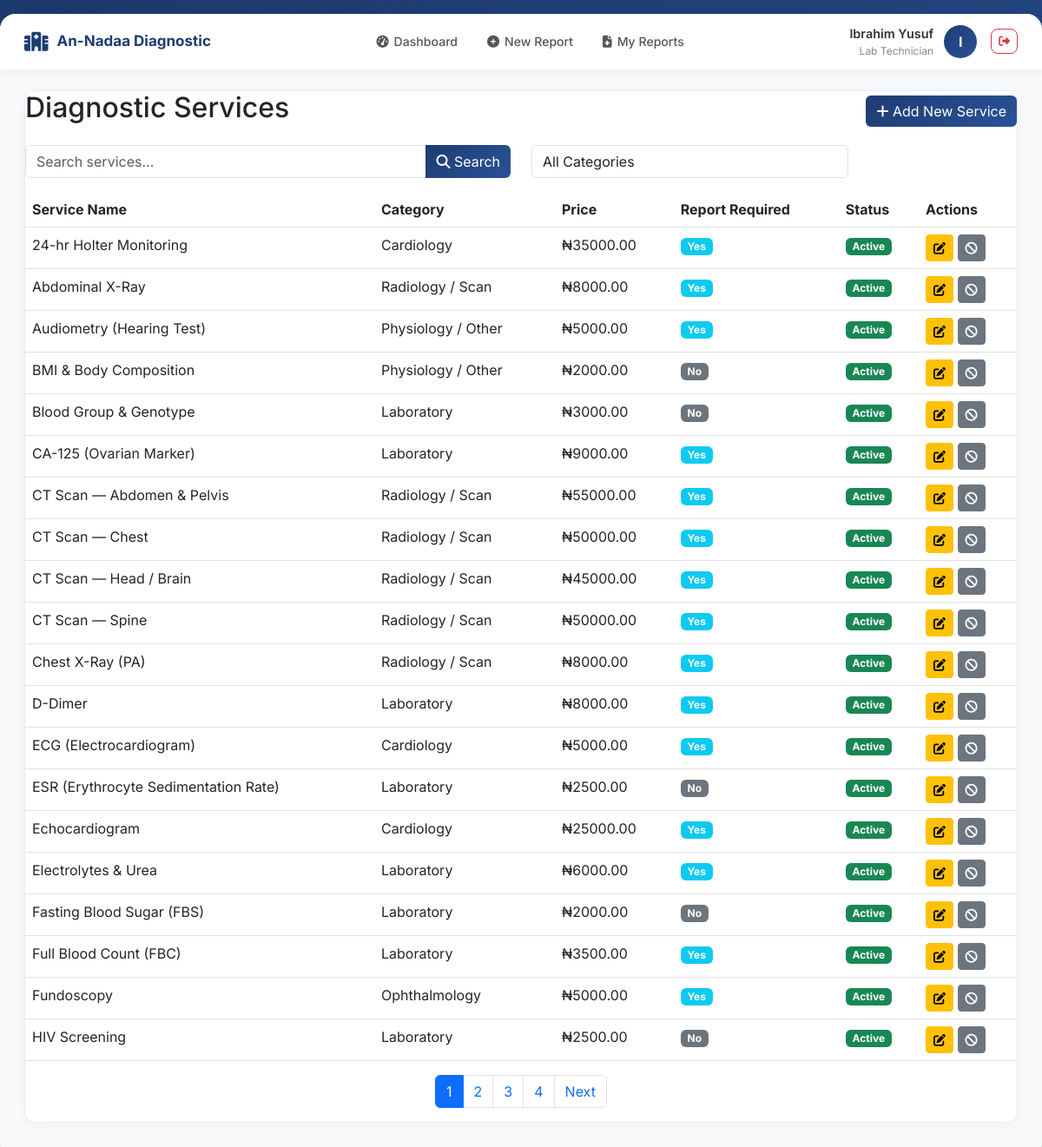
Screenshot of /services/ (signed in) with the database file from the repository.
### apps/accounts/models.py (models this page shows, shortened)
class User(AbstractUser):
    ROLE_CHOICES = [
        ('ADMIN', 'Administrator'),
        ('CASHIER', 'Cashier'),
        ('DOCTOR', 'Doctor'),
        ('LAB_TECH', 'Lab Technician'),
    ]
    role = models.CharField(max_length=20, choices=ROLE_CHOICES, default='CASHIER')
    phone_number = models.CharField(max_length=20, blank=True)
    class Meta:
        ordering = ['-date_joined']
    @property
    def is_admin(self):
        return self.role == 'ADMIN'
    @property
    def is_cashier(self):
        return self.role == 'CASHIER'
    @property
    def is_doctor(self):
        return self.role == 'DOCTOR'
    @property
    def is_lab_tech(self):
        return self.role == 'LAB_TECH'

### apps/services/models.py (models this page shows, shortened)
class Service(models.Model):
    name = models.CharField(max_length=200)
    category = models.ForeignKey(
        ServiceCategory,
        on_delete=models.SET_NULL,
        null=True,
        blank=True,
        related_name='services'
    )
    price = models.DecimalField(
        max_digits=10,
        decimal_places=2,
        validators=[MinValueValidator(0)]
    )
    is_active = models.BooleanField(default=True)
    requires_report = models.BooleanField(
        default=False,
        help_text="Does this service require a medical report?"
    )
    report_template = models.JSONField(
        default=dict,
        blank=True,
        help_text="JSON template for report parameters"
    )
    created_at = models.DateTimeField(auto_now_add=True)
    updated_at = models.DateTimeField(auto_now=True)
    class Meta:
        ordering = ['name']

class ServiceCategory(models.Model):
    name = models.CharField(max_length=100)
    description = models.TextField(blank=True)
    created_at = models.DateTimeField(auto_now_add=True)
    class Meta:
        verbose_name_plural = "Service Categories"

### apps/services/views.py (the view)
# urls.py: path('', views.service_list, name='list'),
@login_required
def service_list(request):
    query = request.GET.get('q', '')
    category = request.GET.get('category', '')
    services = Service.objects.all()
    if query:
        services = services.filter(
            Q(name__icontains=query) |
            Q(category__name__icontains=query)
        )
    if category:
        services = services.filter(category__id=category)
    categories = ServiceCategory.objects.all()
    paginator = Paginator(services, 20)
    page = request.GET.get('page')
    services = paginator.get_page(page)
    return render(request, 'services/list.html', {
        'services': services,
        'categories': categories,
        'query': query,
        'selected_category': category
    })

### templates/services/list.html (shortened to what this page needs)
{% extends 'base.html' %}
{% block content %}
<div class="card">
    <div class="d-flex justify-content-between align-items-center mb-3">
        <h2>Diagnostic Services</h2>
        <a href="{% url 'services:create' %}" class="btn btn-primary">
            <i class="fas fa-plus"></i> Add New Service
        </a>
    </div>
    <form method="get" class="mb-3">
        <div class="row">
            <div class="col-md-6">
                <div class="input-group">
                    <input type="text" name="q" class="form-control" placeholder="Search services..." value="{{ query }}">
                    <button type="submit" class="btn btn-primary">
                        <i class="fas fa-search"></i> Search
                    </button>
                </div>
            </div>
            <div class="col-md-4">
                <select name="category" class="form-control" onchange="this.form.submit()">
                    <option value="">All Categories</option>
                </select>
            </div>
        </div>
    </form>
    <div class="table-responsive">
        <table class="table table-hover">
            <thead>
                <tr>
                    <th>Service Name</th>
                    <th>Category</th>
                    <th>Price</th>
                    <th>Report Required</th>
                    <th>Status</th>
                    <th>Actions</th>
                </tr>
            </thead>
            <tbody>
                {% for service in services %}
                <tr>
                    <td>{{ service.name }}</td>
                    <td>{{ service.category.name|default:"-" }}</td>
                    <td>₦{{ service.price|floatformat:2 }}</td>
                    <td>
                        {% if service.requires_report %}
                        <span class="badge bg-info">Yes</span>
                        {% else %}
                        <span class="badge bg-secondary">No</span>
                        {% endif %}
                    </td>
                    <td>
                        <span class="badge bg-{% if service.is_active %}success{% else %}danger{% endif %}">
                            {% if service.is_active %}Active{% else %}Inactive{% endif %}
                        </span>
                    </td>
                    <td>
                        <a href="{% url 'services:edit' service.id %}" class="btn btn-sm btn-warning">
                            <i class="fas fa-edit"></i>
                        </a>
                        <a href="{% url 'services:toggle' service.id %}" class="btn btn-sm btn-secondary">
                            {% if service.is_active %}
                            <i class="fas fa-ban"></i>
                            {% else %}
                            <i class="fas fa-check"></i>
                            {% endif %}
                        </a>
                    </td>
                </tr>
                {% empty %}
                <tr>
                    <td colspan="6" class="text-center">No services found</td>
                </tr>
                {% endfor %}
            </tbody>
        </table>
    </div>
    {% if services.has_other_pages %}
    <nav>
        <ul class="pagination justify-content-center">
            {% for num in services.paginator.page_range %}
            <li class="page-item {% if services.number == num %}active{% endif %}">
                <a class="page-link" href="?page={{ num }}{% if query %}&q={{ query }}{% endif %}{% if selected_category %}&category={{ selected_category }}{% endif %}">{{ num }}</a>
            </li>
            {% endfor %}
            {% if services.has_next %}
            <li class="page-item">
                <a class="page-link" href="?page={{ services.next_page_number }}{% if query %}&q={{ query }}{% endif %}{% if selected_category %}&category={{ selected_category }}{% endif %}">Next</a>
            </li>
            {% endif %}
        </ul>
    </nav>
    {% endif %}
</div>
{% endblock %}

### templates/base.html (shortened to what this page needs)
<!DOCTYPE html>
<html lang="en">
<head>
    <link href="https://cdn.jsdelivr.net/npm/bootstrap@5.3.0/dist/css/bootstrap.min.css" rel="stylesheet">
    <link rel="stylesheet" href="https://cdnjs.cloudflare.com/ajax/libs/font-awesome/6.4.0/css/all.min.css">
    <link href="https://cdn.jsdelivr.net/npm/select2@4.1.0-rc.0/dist/css/select2.min.css" rel="stylesheet">
    <link href="https://cdn.jsdelivr.net/npm/select2-bootstrap-5-theme@1.3.0/dist/select2-bootstrap-5-theme.min.css" rel="stylesheet">
</head>
<body>
<div class="app-container">
    {% if user.is_authenticated %}
    <nav class="navbar-custom">
        <a class="nav-brand" href="{% url 'dashboard:home' %}">
            <i class="fas fa-hospital-alt"></i>
            <span>An-Nadaa Diagnostic</span>
        </a>
        <div class="nav-menu">
            <a href="{% url 'dashboard:home' %}" class="nav-item">
                <i class="fas fa-tachometer-alt"></i> Dashboard
            </a>
            {% if user.is_admin %}
                <a href="{% url 'invoices:list' %}" class="nav-item">
                    <i class="fas fa-file-invoice-dollar"></i> Invoices
                </a>
                <a href="{% url 'invoices:create' %}" class="nav-item">
                    <i class="fas fa-plus-circle"></i> New Invoice
                </a>
                <a href="{% url 'services:list' %}" class="nav-item">
                    <i class="fas fa-flask"></i> Services
                </a>
                <a href="{% url 'reports:list' %}" class="nav-item">
                    <i class="fas fa-file-medical"></i> Reports
                </a>
                <a href="{% url 'accounts:user_list' %}" class="nav-item">
                    <i class="fas fa-users-cog"></i> Users
                </a>
            {% elif user.is_lab_tech %}
                <a href="{% url 'reports:create' %}" class="nav-item">
                    <i class="fas fa-plus-circle"></i> New Report
                </a>
                <a href="{% url 'reports:list' %}" class="nav-item">
                    <i class="fas fa-file-medical"></i> My Reports
                </a>
            {% endif %}
        </div>
        <div class="user-profile">
            <div class="user-info">
                <div class="user-name">{{ user.get_full_name|default:user.username }}</div>
                <div class="user-role">{{ user.get_role_display }}</div>
            </div>
            <div class="user-avatar">
                {{ user.get_full_name|first|default:user.username|first|upper }}
            </div>
            <a href="{% url 'accounts:logout' %}" class="btn btn-sm btn-outline-danger ms-1"
               onclick="return confirm('Log out?')" style="border-radius:8px; font-size:.8rem;">
                <i class="fas fa-sign-out-alt"></i>
            </a>
        </div>
    </nav>
    {% endif %}
    <div class="main-content">
        {% block content %}{% endblock %}
    </div>
</div>
</body>
</html>

### templates/base.html (style rules this page uses)
* { margin: 0; padding: 0; box-sizing: border-box; }
body { font-family: 'Inter', sans-serif; background: linear-gradient(135deg, #1e3c72 0%, #2a5298 100%); min-height: 100vh; }
.app-container { max-width: 1440px; margin: 16px auto; background: #f8f9fb; border-radius: 18px; box-shadow: 0 20px 60px rgba(0,0,0,.3); overflow: hidden; }
.navbar-custom { background: #fff; padding: 12px 28px; box-shadow: 0 2px 12px rgba(0,0,0,.06); display: flex; justify-content: space-between; align-items: center; gap: 16px; flex-wrap: wrap; }
.nav-brand { display: flex; align-items: center; gap: 10px; text-decoration: none; }
.nav-brand i { font-size: 22px; color: #1e3c72; }
.nav-brand span { font-size: 17px; font-weight: 700; color: #1e3c72; }
.nav-menu { display: flex; gap: 6px; align-items: center; flex-wrap: wrap; }
.nav-item { display: flex; align-items: center; gap: 6px; color: #555; cursor: pointer; padding: 7px 14px; border-radius: 8px; transition: all .2s; text-decoration: none; font-size: .88rem; font-weight: 500; }
.user-profile { display: flex; align-items: center; gap: 12px; }
.user-info { text-align: right; }
.user-name { font-weight: 600; font-size: .9rem; color: #333; }
.user-role { font-size: .75rem; color: #888; }
.user-avatar { width: 38px; height: 38px; background: linear-gradient(135deg, #1e3c72, #2a5298); border-radius: 50%; display: flex; align-items: center; justify-content: center; color: #fff; font-weight: 700; font-size: 1rem; flex-shrink: 0; }
.main-content { padding: 24px 28px; }
.card { background: #fff; border-radius: 12px; border: 1px solid #e8ecf0; box-shadow: 0 2px 12px rgba(0,0,0,.04); margin-bottom: 20px; }
.btn-primary { background: linear-gradient(135deg, #1e3c72, #2a5298); border: none; }

### rows the page displays
User: get_full_name "Ibrahim Yusuf", role "Lab Technician", get_full_name|first "I"
Service: name "24-hr Holter Monitoring", category.name "Cardiology", price "35000.00", requires_report "Yes", is_active "Active"
Service: name "Abdominal X-Ray", category.name "Radiology / Scan", price "8000.00", requires_report "Yes", is_active "Active"
Service: name "Audiometry (Hearing Test)", category.name "Physiology / Other", price "5000.00", requires_report "Yes", is_active "Active"
Service: name "BMI & Body Composition", category.name "Physiology / Other", price "2000.00", requires_report "No", is_active "Active"
Service: name "Blood Group & Genotype", category.name "Laboratory", price "3000.00", requires_report "No", is_active "Active"
Service: name "CA-125 (Ovarian Marker)", category.name "Laboratory", price "9000.00", requires_report "Yes", is_active "Active"
Service: name "CT Scan — Abdomen & Pelvis", category.name "Radiology / Scan", price "55000.00", requires_report "Yes", is_active "Active"
Service: name "CT Scan — Chest", category.name "Radiology / Scan", price "50000.00", requires_report "Yes", is_active "Active"
Service: name "CT Scan — Head / Brain", category.name "Radiology / Scan", price "45000.00", requires_report "Yes", is_active "Active"
Service: name "CT Scan — Spine", category.name "Radiology / Scan", price "50000.00", requires_report "Yes", is_active "Active"
Service: name "Chest X-Ray (PA)", category.name "Radiology / Scan", price "8000.00", requires_report "Yes", is_active "Active"
Service: name "D-Dimer", category.name "Laboratory", price "8000.00", requires_report "Yes", is_active "Active"
Service: name "ECG (Electrocardiogram)", category.name "Cardiology", price "5000.00", requires_report "Yes", is_active "Active"
Service: name "ESR (Erythrocyte Sedimentation Rate)", category.name "Laboratory", price "2500.00", requires_report "No", is_active "Active"
Service: name "Echocardiogram", category.name "Cardiology", price "25000.00", requires_report "Yes", is_active "Active"
Service: name "Electrolytes & Urea", category.name "Laboratory", price "6000.00", requires_report "Yes", is_active "Active"
Service: name "Fasting Blood Sugar (FBS)", category.name "Laboratory", price "2000.00", requires_report "No", is_active "Active"
Service: name "Full Blood Count (FBC)", category.name "Laboratory", price "3500.00", requires_report "Yes", is_active "Active"
Service: name "Fundoscopy", category.name "Ophthalmology", price "5000.00", requires_report "Yes", is_active "Active"
Service: name "HIV Screening", category.name "Laboratory", price "2500.00", requires_report "No", is_active "Active"

### other values shown
{{ num }} "1" "2" "3" "4"
